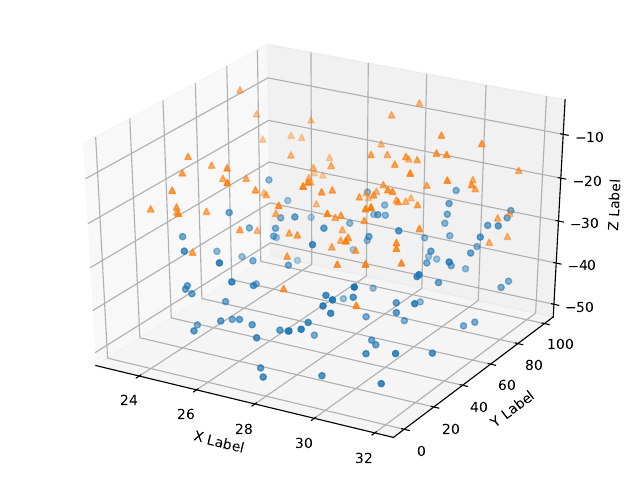

Generate this figure with Python:
# 3D Scatter plot
import matplotlib.pyplot as plt
import numpy as np
from mpl_toolkits.mplot3d import Axes3D     

# Fixing random state for reproducibility
np.random.seed(19680801)


def randrange(n, vmin, vmax):
    '''
    Helper function to make an array of random numbers having shape (n, )
    with each number distributed Uniform(vmin, vmax).
    '''
    return (vmax - vmin)*np.random.rand(n) + vmin

fig = plt.figure()
ax = fig.add_subplot(111, projection='3d')

n = 100

# For each set of style and range settings, plot n random points in the box
# defined by x in [23, 32], y in [0, 100], z in [zlow, zhigh].
for m, zlow, zhigh in [('o', -50, -25), ('^', -30, -5)]:
    xs = randrange(n, 23, 32)
    ys = randrange(n, 0, 100)
    zs = randrange(n, zlow, zhigh)
    ax.scatter(xs, ys, zs, marker=m)

ax.set_xlabel('X Label')
ax.set_ylabel('Y Label')
ax.set_zlabel('Z Label')

plt.tight_layout()
plt.savefig('scatter3d.pdf')
plt.show()
